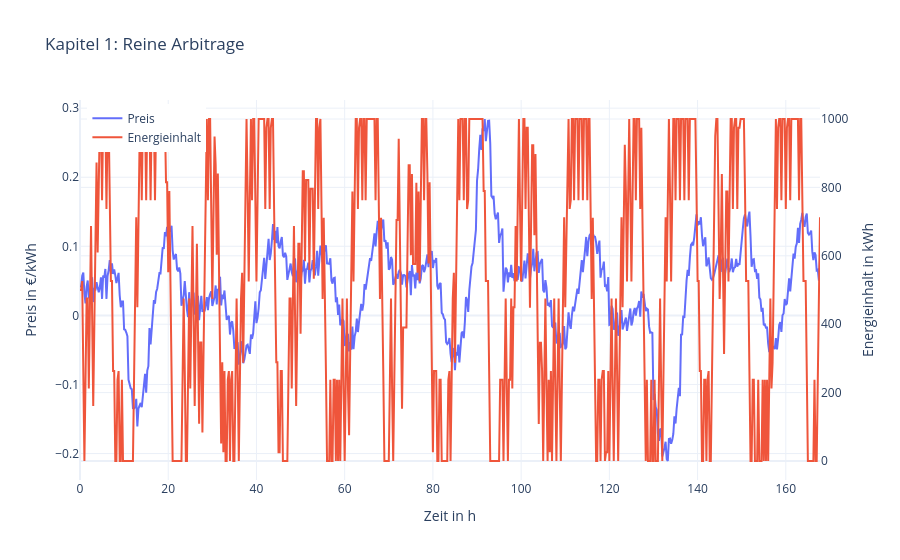

Notebook code for this chart:
### Code cell
# Plot für Kapitel 1
fig = go.Figure()

fig.add_trace(
    go.Scatter(
        x=result_simple["time_h"],
        y=result_simple["price_eur_per_kWh"],
        mode="lines",
        name="Preis",
        yaxis="y1"
    )
)

fig.add_trace(
    go.Scatter(
        x=result_simple["time_h"],
        y=result_simple["energy_kWh"],
        mode="lines",
        name="Energieinhalt",
        yaxis="y2"
    )
)

fig.update_layout(
    title="Kapitel 1: Reine Arbitrage",
    xaxis=dict(title="Zeit in h"),
    yaxis=dict(title="Preis in €/kWh"),
    yaxis2=dict(
        title="Energieinhalt in kWh",
        overlaying="y",
        side="right"
    ),
    template="plotly_white",
    legend=dict(x=0.01, y=0.99)
)

fig.show()

### Figure 1 — Plotly figure (JSON) as saved in the notebook; plotly's stock layout.template omitted (floating-point values rounded to 4 significant figures; data arrays with more than 128 entries replaced by an {"elided": "..."} marker saying what was removed)
{"data": [{"mode": "lines", "name": "Preis", "type": "scatter", "x": {"elided": "672 float values"}, "y": {"elided": "672 float values"}, "yaxis": "y"}, {"mode": "lines", "name": "Energieinhalt", "type": "scatter", "x": {"elided": "672 float values"}, "y": {"elided": "672 float values"}, "yaxis": "y2"}], "layout": {"legend": {"x": 0.01, "y": 0.99}, "title": {"text": "Kapitel 1: Reine Arbitrage"}, "xaxis": {"title": {"text": "Zeit in h"}}, "yaxis": {"title": {"text": "Preis in €/kWh"}}, "yaxis2": {"overlaying": "y", "side": "right", "title": {"text": "Energieinhalt in kWh"}}}}
